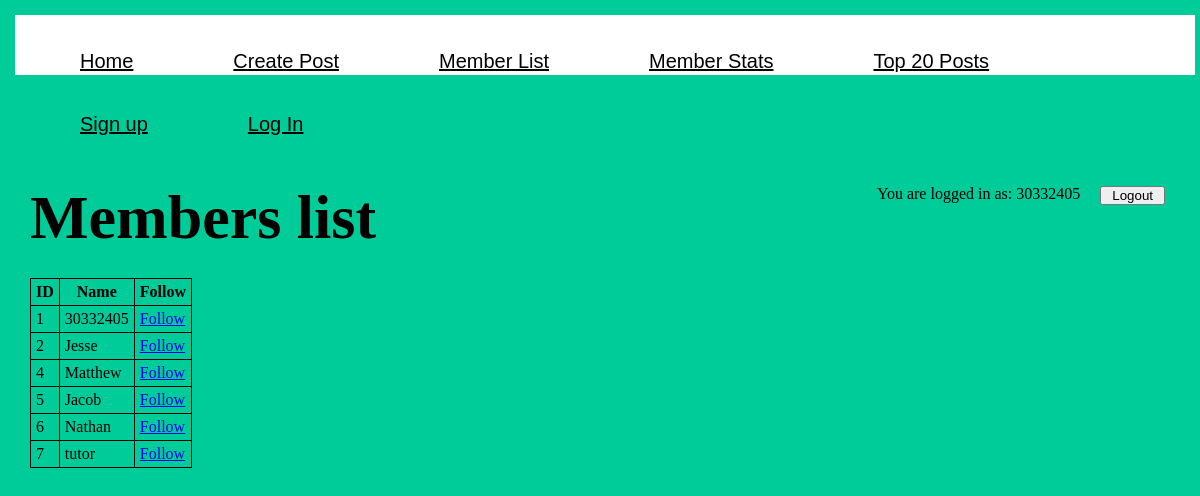
The page /memberlist.php (signed in) on the database its author committed.
### tables this page shows
CREATE TABLE IF NOT EXISTS `user` (
  `id` int(11) NOT NULL AUTO_INCREMENT,
  `name` varchar(50) NOT NULL,
  `email` varchar(50) NOT NULL,
  `password` varchar(225) NOT NULL,
  PRIMARY KEY (`id`)
);

### memberlist.php (the view, shortened to what this page needs)
<?php
require_once "include/config.php";
	?>
	<!DOCTYPE html>
	<html>
	<head>
		<link rel="stylesheet" type="text/css" href="css/style.css">
	</head>
	<body>
		<?php include_once "include/nav.php";?>
		<section>
			<div class="main-wrapper">
				<h1>Members list</h1>
			<div class="memberlist">
				<table id="membertable">
					<tr>
						<th>ID</th>
						<th>Name</th>
						<th>Follow</th>
					</tr>
					<?php
					if (!$conn){
						$error = mysqli_connect_error();
						$errno = mysqli_connect_errno();
						print "$errno: $error\n";
						exit();
					}else{
						$query = 'SELECT id, name
						FROM user
						ORDER BY id ASC';
						if($result = mysqli_query($conn, $query)){
							while($row = mysqli_fetch_assoc($result)){
								echo '<tr id="', $row['id'],'">';
								echo '<td id="id"> ',$row['id'], '</td>';
								echo '<td id="name">  ', $row['name'], '   </td>';
								echo '<td id="follow"><a href="memberlist.php?id=', $row['id'], '" name="link">Follow</a></td>';
								echo '</tr>';
							}
						}else{
							echo "failed to set result";
						}
					}
					?>
				</table>
			</div>
		</div>
	</section>
</body>
</html>

### css/style.css (style rules this page uses)
html, body, div, span, object, iframe, h1, h2, h3, h4, h5, h6, p, blockquote, pre, abbr, address, cite, code, del, dfn, em, img, ins, kbd, q, samp, small, strong, sub, sup, var, b, i, dl, dt, dd, ol, ul, li, fieldset, form, label, legend, table, caption, tbody, tfoot, thead, tr, th, td, article, aside, canvas, details, figcaption, figure, footer, header, hgroup, menu, nav, section, summary, time, mark, audio, video { margin:0; padding:5px; border:0; outline:0; font-size:100%; vertical-align:baseline; background:transparent; }
body { line-height:1; }
article,aside,details,figcaption,figure, footer,header,hgroup,menu,nav,section { display:block; }
a { margin:0; padding:0; font-size:100%; vertical-align:baseline; background:transparent; }
table { border-collapse:collapse; border-spacing:0; }
body { background-color: #00cc99; }
.main-wrapper { margin: auto; float: left; }
.main-wrapper h1 { margin: 10px auto; font-size:62px; padding:10px; }
table, th, td { border: 1px solid black; margin: 5px; }

### rows shown on the page
user: id "1", name "30332405"
user: id "2", name "Jesse"
user: id "4", name "Matthew"
user: id "5", name "Jacob"
user: id "6", name "Nathan"
user: id "7", name "tutor"

### other values the page prints
$_SESSION['username'] "30332405"
